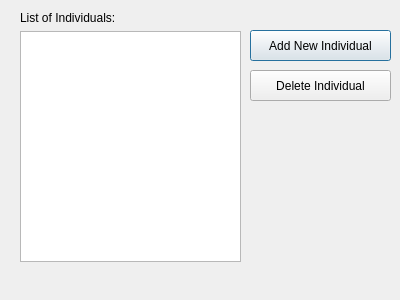
<?xml version="1.0" encoding="UTF-8"?>
<ui version="4.0">
    <class>Dialog</class>
    <widget class="QDialog" name="Dialog">
        <property name="geometry">
            <rect>
                <x>0</x>
                <y>0</y>
                <width>400</width>
                <height>300</height>
            </rect>
        </property>
        <property name="windowTitle">
            <string>Confuguration of Individuals</string>
        </property>
        <widget class="QListView" name="listView">
            <property name="geometry">
                <rect>
                    <x>20</x>
                    <y>31</y>
                    <width>221</width>
                    <height>231</height>
                </rect>
            </property>
        </widget>
        <widget class="QLabel" name="label_2">
            <property name="geometry">
                <rect>
                    <x>20</x>
                    <y>10</y>
                    <width>141</width>
                    <height>16</height>
                </rect>
            </property>
            <property name="text">
                <string>List of Individuals:</string>
            </property>
        </widget>
        <widget class="QPushButton" name="pushButton">
            <property name="geometry">
                <rect>
                    <x>250</x>
                    <y>30</y>
                    <width>141</width>
                    <height>31</height>
                </rect>
            </property>
            <property name="text">
                <string>Add New Individual</string>
            </property>
        </widget>
        <widget class="QPushButton" name="pushButton_2">
            <property name="geometry">
                <rect>
                    <x>250</x>
                    <y>70</y>
                    <width>141</width>
                    <height>31</height>
                </rect>
            </property>
            <property name="text">
                <string>Delete Individual</string>
            </property>
        </widget>
    </widget>
    <resources/>
    <connections/>
</ui>
